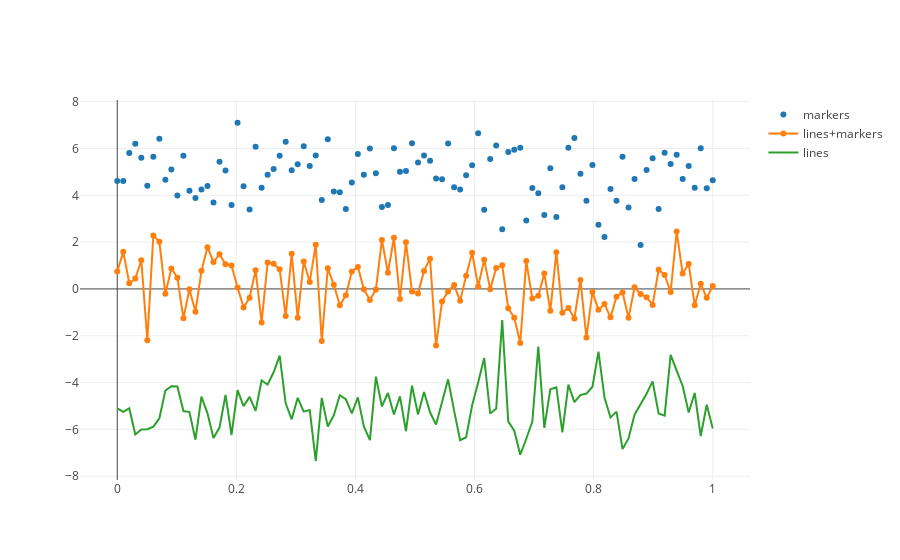

Notebook source saved alongside this figure:
### Markdown cell above
#### Line and Scatter Plots

### Code cell
N = 100
random_x = np.linspace(0, 1, N)
random_y0 = np.random.randn(N)+5
random_y1 = np.random.randn(N)
random_y2 = np.random.randn(N)-5

# Create traces
trace0 = go.Scatter(
    x = random_x,
    y = random_y0,
    mode = 'markers',
    name = 'markers'
)
trace1 = go.Scatter(
    x = random_x,
    y = random_y1,
    mode = 'lines+markers',
    name = 'lines+markers'
)
trace2 = go.Scatter(
    x = random_x,
    y = random_y2,
    mode = 'lines',
    name = 'lines'
)

data = [trace0, trace1, trace2]
py.iplot(data, filename='scatter-mode')
